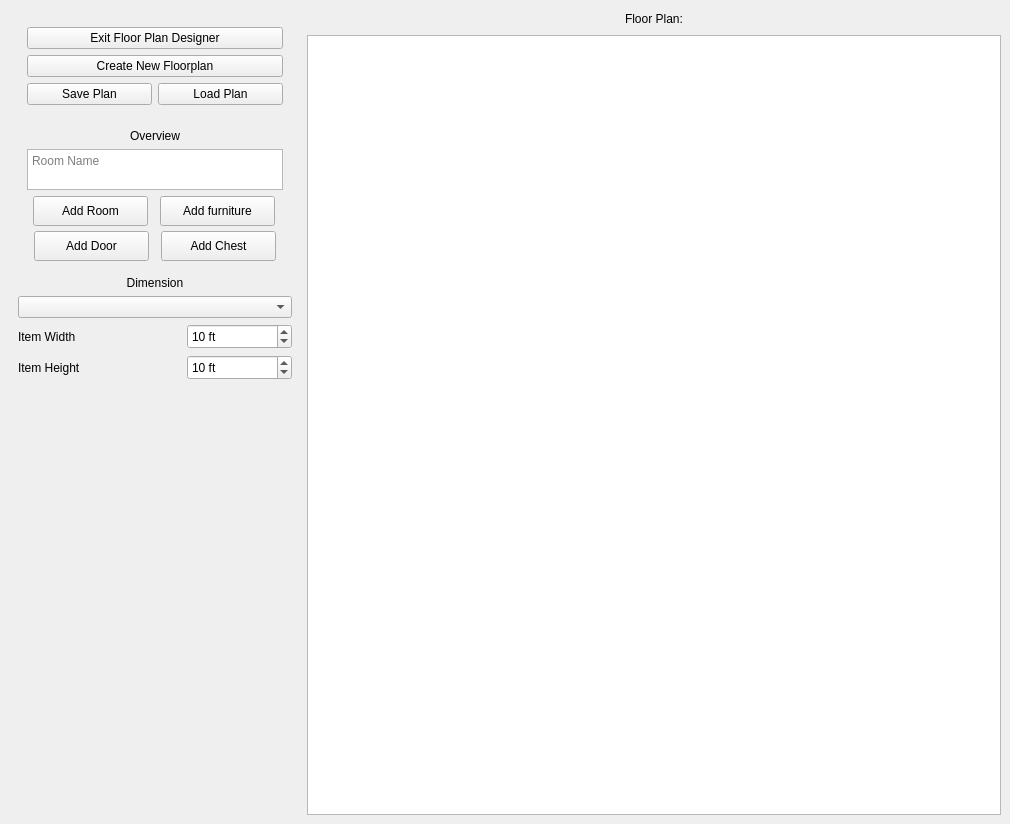
<?xml version="1.0" encoding="UTF-8"?>
<ui version="4.0">
 <class>FPDWindow</class>
 <widget class="QMainWindow" name="FPDWindow">
  <property name="geometry">
   <rect>
    <x>0</x>
    <y>0</y>
    <width>1010</width>
    <height>824</height>
   </rect>
  </property>
  <property name="windowTitle">
   <string>Floor Plan Designer</string>
  </property>
  <widget class="QWidget" name="centralwidget">
   <layout class="QGridLayout" name="gridLayout">
    <item row="0" column="0">
     <widget class="QWidget" name="MenuVLayout" native="true">
      <property name="sizePolicy">
       <sizepolicy hsizetype="Fixed" vsizetype="Preferred">
        <horstretch>0</horstretch>
        <verstretch>0</verstretch>
       </sizepolicy>
      </property>
      <layout class="QVBoxLayout" name="verticalLayout_7">
       <item>
        <widget class="QWidget" name="FloorPlanButtonLayout" native="true">
         <property name="sizePolicy">
          <sizepolicy hsizetype="Preferred" vsizetype="Maximum">
           <horstretch>0</horstretch>
           <verstretch>0</verstretch>
          </sizepolicy>
         </property>
         <layout class="QVBoxLayout" name="verticalLayout_6">
          <item>
           <widget class="QPushButton" name="BackButton">
            <property name="minimumSize">
             <size>
              <width>100</width>
              <height>0</height>
             </size>
            </property>
            <property name="text">
             <string>Exit Floor Plan Designer</string>
            </property>
           </widget>
          </item>
          <item>
           <widget class="QPushButton" name="newFloorplanButton">
            <property name="text">
             <string>Create New Floorplan</string>
            </property>
           </widget>
          </item>
          <item>
           <layout class="QHBoxLayout" name="horizontalLayout_8">
            <item>
             <widget class="QPushButton" name="saveFloorplanButton">
              <property name="text">
               <string>Save Plan</string>
              </property>
             </widget>
            </item>
            <item>
             <widget class="QPushButton" name="loadFloorplanButton">
              <property name="text">
               <string>Load Plan</string>
              </property>
             </widget>
            </item>
           </layout>
          </item>
         </layout>
        </widget>
       </item>
       <item>
        <widget class="QWidget" name="AddItemMenuLayout_2" native="true">
         <property name="sizePolicy">
          <sizepolicy hsizetype="Preferred" vsizetype="Maximum">
           <horstretch>0</horstretch>
           <verstretch>0</verstretch>
          </sizepolicy>
         </property>
         <layout class="QVBoxLayout" name="AddItemMenuLayout">
          <property name="sizeConstraint">
           <enum>QLayout::SetDefaultConstraint</enum>
          </property>
          <item>
           <widget class="QLabel" name="OverviewTextLabel">
            <property name="sizePolicy">
             <sizepolicy hsizetype="Preferred" vsizetype="Maximum">
              <horstretch>0</horstretch>
              <verstretch>0</verstretch>
             </sizepolicy>
            </property>
            <property name="text">
             <string>Overview</string>
            </property>
            <property name="alignment">
             <set>Qt::AlignCenter</set>
            </property>
           </widget>
          </item>
          <item>
           <widget class="QTextEdit" name="textEdit">
            <property name="minimumSize">
             <size>
              <width>0</width>
              <height>35</height>
             </size>
            </property>
            <property name="maximumSize">
             <size>
              <width>16777215</width>
              <height>41</height>
             </size>
            </property>
            <property name="placeholderText">
             <string>Room Name</string>
            </property>
           </widget>
          </item>
          <item>
           <layout class="QVBoxLayout" name="AddItemButtonLayout">
            <property name="spacing">
             <number>5</number>
            </property>
            <property name="sizeConstraint">
             <enum>QLayout::SetDefaultConstraint</enum>
            </property>
            <item>
             <layout class="QHBoxLayout" name="RoomFurnLayout">
              <property name="spacing">
               <number>6</number>
              </property>
              <item>
               <widget class="QPushButton" name="addRoomButton">
                <property name="sizePolicy">
                 <sizepolicy hsizetype="Fixed" vsizetype="Fixed">
                  <horstretch>0</horstretch>
                  <verstretch>0</verstretch>
                 </sizepolicy>
                </property>
                <property name="minimumSize">
                 <size>
                  <width>115</width>
                  <height>30</height>
                 </size>
                </property>
                <property name="maximumSize">
                 <size>
                  <width>16777215</width>
                  <height>30</height>
                 </size>
                </property>
                <property name="text">
                 <string>Add Room</string>
                </property>
               </widget>
              </item>
              <item>
               <widget class="QPushButton" name="addFurnitureButton">
                <property name="sizePolicy">
                 <sizepolicy hsizetype="Fixed" vsizetype="Fixed">
                  <horstretch>0</horstretch>
                  <verstretch>0</verstretch>
                 </sizepolicy>
                </property>
                <property name="minimumSize">
                 <size>
                  <width>115</width>
                  <height>30</height>
                 </size>
                </property>
                <property name="maximumSize">
                 <size>
                  <width>16777215</width>
                  <height>30</height>
                 </size>
                </property>
                <property name="text">
                 <string>Add furniture</string>
                </property>
               </widget>
              </item>
             </layout>
            </item>
            <item>
             <layout class="QHBoxLayout" name="DoorChestLayout">
              <item>
               <widget class="QPushButton" name="addDoorButton">
                <property name="sizePolicy">
                 <sizepolicy hsizetype="Fixed" vsizetype="Fixed">
                  <horstretch>0</horstretch>
                  <verstretch>0</verstretch>
                 </sizepolicy>
                </property>
                <property name="minimumSize">
                 <size>
                  <width>115</width>
                  <height>30</height>
                 </size>
                </property>
                <property name="maximumSize">
                 <size>
                  <width>16777215</width>
                  <height>30</height>
                 </size>
                </property>
                <property name="text">
                 <string>Add Door</string>
                </property>
               </widget>
              </item>
              <item>
               <widget class="QPushButton" name="addChestButton">
                <property name="sizePolicy">
                 <sizepolicy hsizetype="Fixed" vsizetype="Fixed">
                  <horstretch>0</horstretch>
                  <verstretch>0</verstretch>
                 </sizepolicy>
                </property>
                <property name="minimumSize">
                 <size>
                  <width>115</width>
                  <height>30</height>
                 </size>
                </property>
                <property name="maximumSize">
                 <size>
                  <width>16777215</width>
                  <height>30</height>
                 </size>
                </property>
                <property name="text">
                 <string>Add Chest</string>
                </property>
               </widget>
              </item>
             </layout>
            </item>
           </layout>
          </item>
         </layout>
        </widget>
       </item>
       <item>
        <widget class="QLabel" name="DimensionTextLabel">
         <property name="sizePolicy">
          <sizepolicy hsizetype="Preferred" vsizetype="Maximum">
           <horstretch>0</horstretch>
           <verstretch>0</verstretch>
          </sizepolicy>
         </property>
         <property name="text">
          <string>Dimension</string>
         </property>
         <property name="alignment">
          <set>Qt::AlignCenter</set>
         </property>
        </widget>
       </item>
       <item>
        <layout class="QVBoxLayout" name="ItemDimVLayout">
         <item>
          <widget class="QComboBox" name="roomOptionsComboBox">
           <property name="editable">
            <bool>false</bool>
           </property>
          </widget>
         </item>
         <item>
          <layout class="QHBoxLayout" name="WidthLayout">
           <item>
            <widget class="QLabel" name="roomWLabel">
             <property name="text">
              <string>Item Width</string>
             </property>
            </widget>
           </item>
           <item>
            <spacer name="horizontalSpacer_8">
             <property name="orientation">
              <enum>Qt::Horizontal</enum>
             </property>
             <property name="sizeHint" stdset="0">
              <size>
               <width>40</width>
               <height>20</height>
              </size>
             </property>
            </spacer>
           </item>
           <item>
            <widget class="QSpinBox" name="roomWBox">
             <property name="enabled">
              <bool>true</bool>
             </property>
             <property name="sizePolicy">
              <sizepolicy hsizetype="Fixed" vsizetype="Fixed">
               <horstretch>0</horstretch>
               <verstretch>0</verstretch>
              </sizepolicy>
             </property>
             <property name="minimumSize">
              <size>
               <width>105</width>
               <height>25</height>
              </size>
             </property>
             <property name="suffix">
              <string> ft</string>
             </property>
             <property name="minimum">
              <number>2</number>
             </property>
             <property name="maximum">
              <number>99999999</number>
             </property>
             <property name="singleStep">
              <number>1</number>
             </property>
             <property name="value">
              <number>10</number>
             </property>
            </widget>
           </item>
          </layout>
         </item>
         <item>
          <layout class="QHBoxLayout" name="HeightLayout">
           <item>
            <widget class="QLabel" name="roomHLabel">
             <property name="text">
              <string>Item Height</string>
             </property>
            </widget>
           </item>
           <item>
            <spacer name="horizontalSpacer_9">
             <property name="orientation">
              <enum>Qt::Horizontal</enum>
             </property>
             <property name="sizeHint" stdset="0">
              <size>
               <width>40</width>
               <height>20</height>
              </size>
             </property>
            </spacer>
           </item>
           <item>
            <widget class="QSpinBox" name="roomHBox">
             <property name="sizePolicy">
              <sizepolicy hsizetype="Fixed" vsizetype="Fixed">
               <horstretch>0</horstretch>
               <verstretch>0</verstretch>
              </sizepolicy>
             </property>
             <property name="minimumSize">
              <size>
               <width>105</width>
               <height>25</height>
              </size>
             </property>
             <property name="suffix">
              <string> ft</string>
             </property>
             <property name="minimum">
              <number>2</number>
             </property>
             <property name="maximum">
              <number>9999999</number>
             </property>
             <property name="singleStep">
              <number>1</number>
             </property>
             <property name="value">
              <number>10</number>
             </property>
            </widget>
           </item>
          </layout>
         </item>
        </layout>
       </item>
       <item>
        <layout class="QHBoxLayout" name="SimButtonLayout"/>
       </item>
       <item>
        <spacer name="verticalSpacer">
         <property name="orientation">
          <enum>Qt::Vertical</enum>
         </property>
         <property name="sizeHint" stdset="0">
          <size>
           <width>20</width>
           <height>40</height>
          </size>
         </property>
        </spacer>
       </item>
      </layout>
     </widget>
    </item>
    <item row="0" column="1">
     <layout class="QVBoxLayout" name="GraphicViewVLayout">
      <item>
       <layout class="QHBoxLayout" name="FPDTitleHLayout">
        <item>
         <spacer name="horizontalSpacer_12">
          <property name="orientation">
           <enum>Qt::Horizontal</enum>
          </property>
          <property name="sizeHint" stdset="0">
           <size>
            <width>40</width>
            <height>20</height>
           </size>
          </property>
         </spacer>
        </item>
        <item>
         <widget class="QLabel" name="FloorPlanNameLabel">
          <property name="text">
           <string>Floor Plan:</string>
          </property>
         </widget>
        </item>
        <item>
         <spacer name="horizontalSpacer_13">
          <property name="orientation">
           <enum>Qt::Horizontal</enum>
          </property>
          <property name="sizeHint" stdset="0">
           <size>
            <width>40</width>
            <height>20</height>
           </size>
          </property>
         </spacer>
        </item>
       </layout>
      </item>
      <item>
       <widget class="QGraphicsView" name="FPDGraphicsView"/>
      </item>
     </layout>
    </item>
   </layout>
  </widget>
 </widget>
 <resources/>
 <connections/>
</ui>
